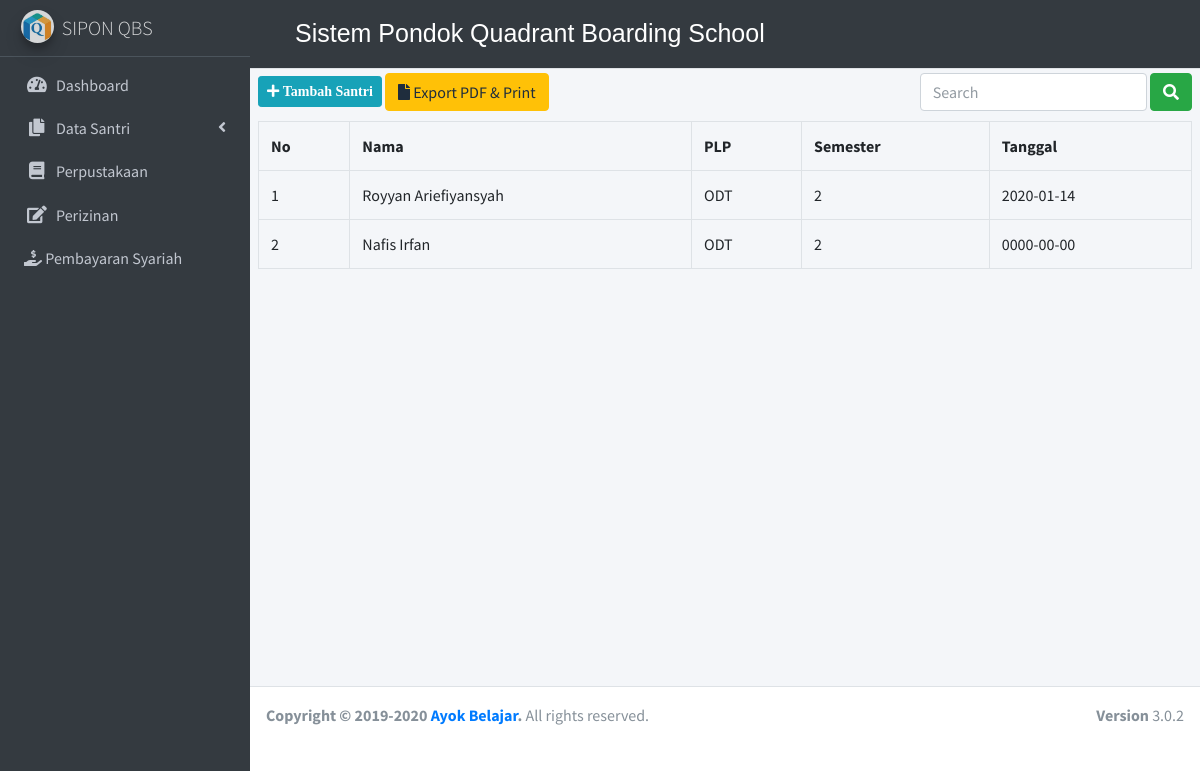
Screenshot of /index.php/riwayat with the database file from the repository.
### tables this page shows
CREATE TABLE `riwayat` (
  `id` int(2) NOT NULL,
  `nama_santri` varchar(50) NOT NULL,
  `kelas` varchar(30) NOT NULL,
  `semester` int(1) NOT NULL,
  `tanggal` date NOT NULL
);

### application/controllers/riwayat.php (called while the page is built, shortened)
<?php
class Riwayat extends CI_Controller {
	public function index()
	{
		$data['riwayat'] = $this->m_riwayat->tampil_data()->result();
		$this->load->view('templates/header');
		$this->load->view('templates/sidebar');
		$this->load->view('riwayat', $data);
		$this->load->view('templates/footer');
	}
}

### index.php (called while the page is built, shortened)
<?php
require_once BASEPATH.'core/CodeIgniter.php';

### application/models/m_riwayat.php (called while the page is built, shortened)
<?php
class M_riwayat extends CI_Model{
    public function tampil_data()
    {
        return $this->db->get('riwayat');
    }
}

### application/views/riwayat.php (the view, shortened to what this page needs)
<div class="content-wrapper">
    <div class="content-header">
      <div class="container-fluid">
        <div class="row mb-2">
          <div class="col-sm-6">
            <h1 class="m-0 text-dark">Riwayat Santri</h1>
          </div>
        </div>
      </div>
    </div>
   <section class="content">
   <button class="btn btn-info btn-sm"><i class="fa fa-plus" data-toggle="modal" data-target="#staticBackdrop"> Tambah Santri</i></button>
   <a class="btn btn-warning" href=" <?php echo base_url('riwayat/pdf') ?>"> <i class="fa fa-file"></i> Export PDF & Print</a>
   <div class="form-inline">
      <?php echo form_open('riwayat/search') ?>
      <input type="text" name="keyword" class="form-control" placeholder="Search">
      <button type="submit" class="btn btn-success"><i class="fa fa-search"></i></button>
      <?php echo form_close() ?>
      </div>
      <table  class="table table-bordered" id="dataTable" width="100%" cellspacing="0">
        <tr>
        <th>No</th>
        <th>Nama</th>
        <th>PLP</th>
        <th>Semester</th>
        <th>Tanggal</th>
        </tr>
        <?php
        $no = 1;
        foreach ($riwayat as $rwt) : ?>
        <tr>
            <td><?php echo $no++ ?></td>
            <td><?php echo $rwt->nama_santri?></td>
            <td><?php echo $rwt->kelas?></td>
            <td><?php echo $rwt->semester?></td>
            <td><?php echo $rwt->tanggal?></td>
        </tr>
        <?php endforeach; ?>
      </table>
   </section>
</div>

### application/views/templates/header.php (style rules this page uses)
.form-inline { float: right; margin-bottom: 10px; }

### rows the page displays
riwayat: nama_santri "Royyan Ariefiyansyah", kelas "ODT", semester "2", tanggal "2020-01-14"
riwayat: nama_santri "Nafis Irfan", kelas "ODT", semester "2", tanggal "0000-00-00"
